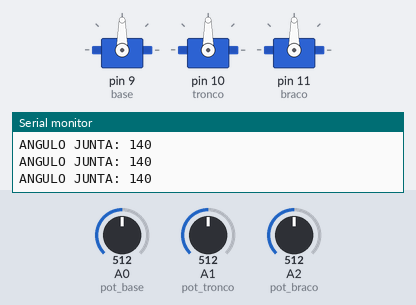
This sketch was run on a simulated Arduino Uno, built with avr-gcc and run on an emulated ATmega328P. Shown: 3 × servo, the last lines printed to the serial monitor. The test bench sets the inputs (shaded band); at power-on: A2 (pot_braco) = 512, A0 (pot_base) = 512, A1 (pot_tronco) = 512.

Above: at 1.2 s.
1.3 s: A2 (pot_braco) set to 716
At 2.0 s:
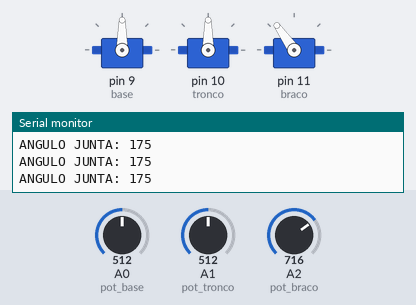
2.8 s: A0 (pot_base) set to 716
At 3.6 s:
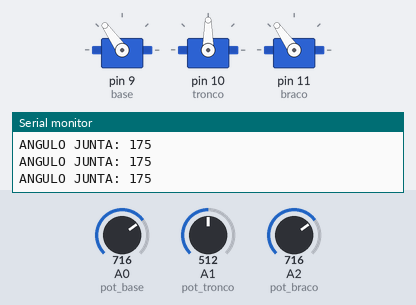
4.3 s: A1 (pot_tronco) set to 716
At 5.5 s:
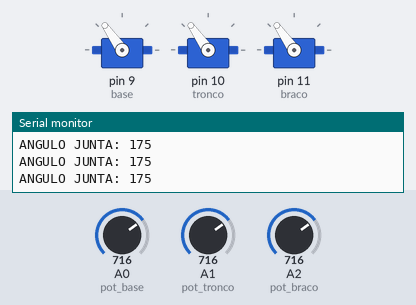
5.8 s: A2 (pot_braco) set to 900
At 6.1 s:
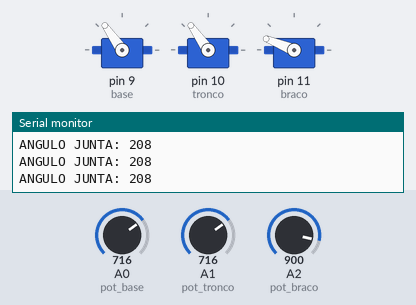
7.3 s: A2 (pot_braco) set to 295
At 8.3 s:
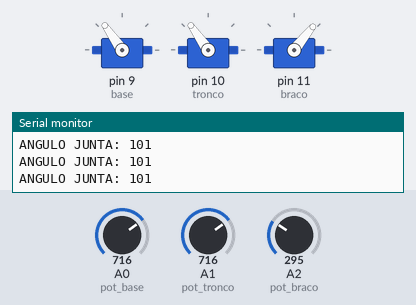
8.8 s: A2 (pot_braco) set to 278
At 9.9 s:
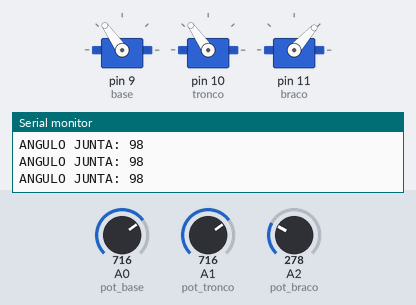
Timing chart, 0 to 11.3 s (numbered marks = the images above; inputs shaded):
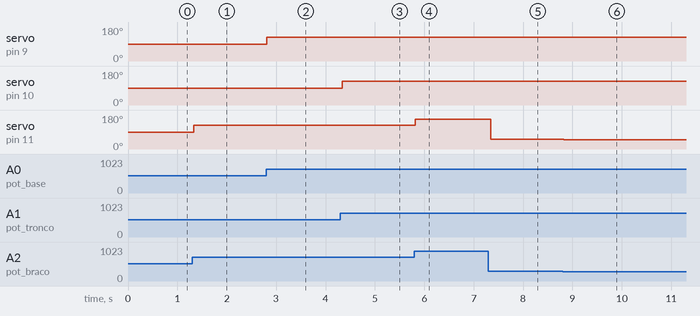

The sketch:

robotic-armv2.ino
```cpp
 /*
 Controlling a servo position using a potentiometer (variable resistor)
 by Michal Rinott <http://people.interaction-ivrea.it/m.rinott>

 modified on 8 Nov 2013
 by Scott Fitzgerald
 http://www.arduino.cc/en/Tutorial/Knob
*/

#include <Servo.h>

Servo base;  // create servo object to control a servo
Servo tronco;
Servo braco;

int pot_base = A0;  // analog pin used to connect the potentiometer
int pot_tronco = A1;    // variable to read the value from the analog pin
int pot_braco = A2;

void setup() {
  Serial.begin(9600);
  base.attach(9);  // attaches the servo on pin 9 to the servo object
  tronco.attach(10);
  braco.attach(11);
  }


void loop() {
  int val_base = analogRead(pot_base);
  int val_tronco = analogRead(pot_tronco);
  int val_braco = analogRead(pot_braco);

  //Serial.println(val_braco);           // reads the value of the potentiometer (value between 0 and 1023)

  int angle_base = map(val_base, 0, 1023, 0, 180);     // scale it for use with the servo (value between 0 and 180)
  int angle_tronco = map(val_tronco, 0, 1023, 0, 180);
  int angle_braco = map(val_braco, 0, 1023, 0, 180);

  base.write(angle_base);                  // sets the servo position according to the scaled value
  tronco.write(angle_tronco);
  braco.write(angle_braco);
  int angle_print = angle_braco + 50;
  Serial.print("ANGULO JUNTA: ");
  Serial.println(angle_print);
  delay(50);                           // waits for the servo to get there
}
```

Measured:
- after the input at 1.3 s, servo on pin 11 (braco): 90° → 125° at once
- after the input at 2.8 s, servo on pin 9 (base): 90° → 125° at once
- after the input at 4.3 s, servo on pin 10 (tronco): 90° → 125° at once
- after the input at 5.8 s, servo on pin 11 (braco): 125° → 158° at once
- after the input at 7.3 s, servo on pin 11 (braco): 158° → 51° at once
- after the input at 8.8 s, servo on pin 11 (braco): 51° → 48° at once
